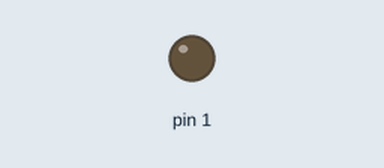
The sketch below on a simulated Arduino Uno, built with avr-gcc and run on an emulated ATmega328P. On the bench: output pins drawn as LEDs (lit = HIGH).

Above: at 0.3 s.
At 4.6 s:
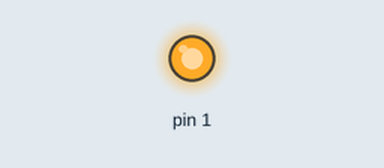
Timing chart, 0 to 7.0 s (numbered marks = the images above):
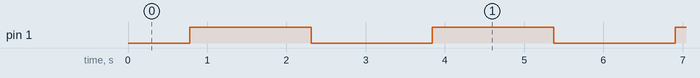

Measured:
- by itself, pin 1: alternates HIGH for 1.5 s and LOW for 1.5 s

The sketch:

job08.ino
```cpp
// PROGRESSIVELY LIGHTEN THE LED

int brightness = 0;
int fadeAmount = 5;


void setup (){
    pinMode(1, OUTPUT);
}

void loop(){
    analogWrite(1, brightness);
    brightness = brightness + fadeAmount;

    if (brightness <= 0 || brightness >=255){
        fadeAmount = - fadeAmount;
    }
    delay(30);
}
```
